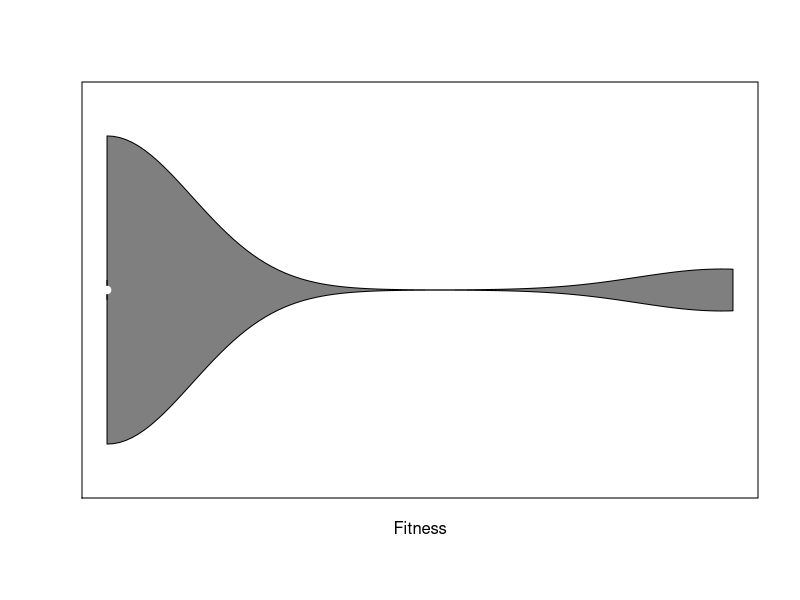
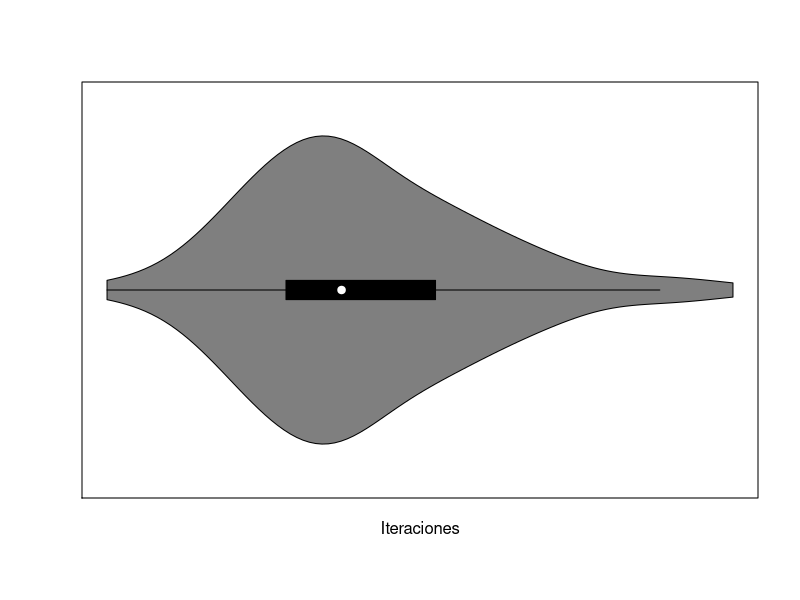

Write R code to recreate these figures, in order. (Note: this script raises an error after producing the figures.)
 library(ggplot2)
library(vioplot)
library(corrplot)
data<-read.csv(file = 'valores_verif_ParamLimbo.csv',header = FALSE)

m<-as.numeric(data$V1[1])
pTresh<-as.numeric(data$V2[1])
pr<-as.numeric(data$V3[1])

datos<-as.data.frame(data)
names(datos) = c("m","p_tresh","pr","seed","iteraciones","fitness")
# Graficos Violin Fitness vs Iteraciones
#par(mfrow = c(1, 2))
GrafViolin<-function(val2,title){
  vioplot(datos$fitness~val2,col=2:length(levels(data$m)),xlab=title,ylab="Fitness")
  stripchart(datos$fitness~val2,vertical=TRUE,method="jitter",pch=19,add=TRUE,col=3:8)
  vioplot(datos$iteraciones~val2,col=2:length(levels(data$m)),xlab="M",ylab="Iteraciones")
  stripchart(datos$iteraciones~val2,vertical=TRUE,method="jitter",pch=19,add=TRUE,col=3:8)
}


vioplot(datos$fitness,horizontal=TRUE,xlab="Fitness",ylab="")
vioplot(datos$iteraciones,horizontal=TRUE,xlab="Iteraciones",ylab="")
# Graficos M
#GrafViolin(datos$m,"M")
# Graficos P Tresh
#GrafViolin(datos$p_tresh,"P_Tresh")
# Graficos PR
#GrafViolin(datos$pr,"Pr")

TablaCombFit<-function(mval,ptreshval,prval){
  datostemp<-datos[which(datos$m==mval & datos$p_tresh==ptreshval & datos$pr==prval),]
  combtemp<-table(datostemp$fitness)/100
  #if(combtemp[1]>0.85){
    print(paste("Combinacion:  m=",as.character(mval),"  pTresh=",as.character(ptreshval)," pr=",as.character(prval)))
    print(combtemp)
    print("")
    #print(datostemp$seed)
  #}
}
PromIter<-function(mval,ptreshval,prval){
  # datostemp<-datos[which(datos$m==mval & datos$p_tresh==ptreshval & datos$pr==prval),]
  iters<-mean(datostemp$iteraciones)
  print(iters)
}
print("Para Fitness")
mV=c(m)
pTreshV=c(pTresh)
prV=c(pr)
for(mValue in mV){
  for(pTreshValue in pTreshV){
    for(prValue in prV){
      TablaCombFit(mValue,pTreshValue,prValue)
    }
  }
}

subdata1<-datos[which(datos$m==m & datos$p_tresh==pTresh & datos$pr==pr),]

print("Calculo Varianza")
print(var(subdata1$fitness))

print("Calculo Desviacion Estandar")
pca<-prcomp(subdata1[6],scale=FALSE)     
print(pca$sdev)
print("")


print("Para Iter")
mV=c(m)
pTreshV=c(pTresh)
prV=c(pr)
for(mValue in mV){
  for(pTreshValue in pTreshV){
    for(prValue in prV){
      PromIter(mValue,pTreshValue,prValue)
    }
  }
}
print("Calculo Varianza")
print(var(subdata1$iteraciones))

print("Calculo Desviacion Estandar")
pca<-prcomp(subdata1[5],scale=FALSE)     
print(pca$sdev)
print("")
